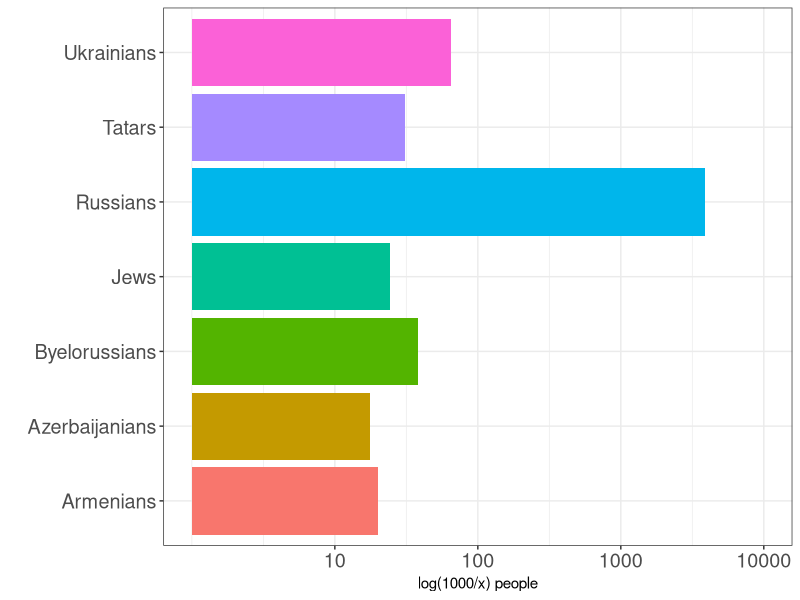

Recreate this plot in R.
library(tidyverse)
setwd("/home/agricolamz/_DATA/OneDrive1/_Work/github/lingtypology/images")
df <- read.csv("moscow_spb_nations.csv")
df %>%
  filter(city == "St. Petersburg") %>%
#  filter(city == "Moscow") %>%
  ggplot(aes(nation, number/1000, fill = nation))+
  geom_bar(stat = "identity")+
  scale_y_continuous("log(1000/x) people", breaks = 10^(1:5), limits = c(1, 10000), trans = "log")+
  xlab("")+
  theme_bw()+
  theme(axis.text = element_text(size = rel(1.3)))+
  coord_flip()+
  guides(fill=FALSE) #+
  # facet_wrap(~city)


